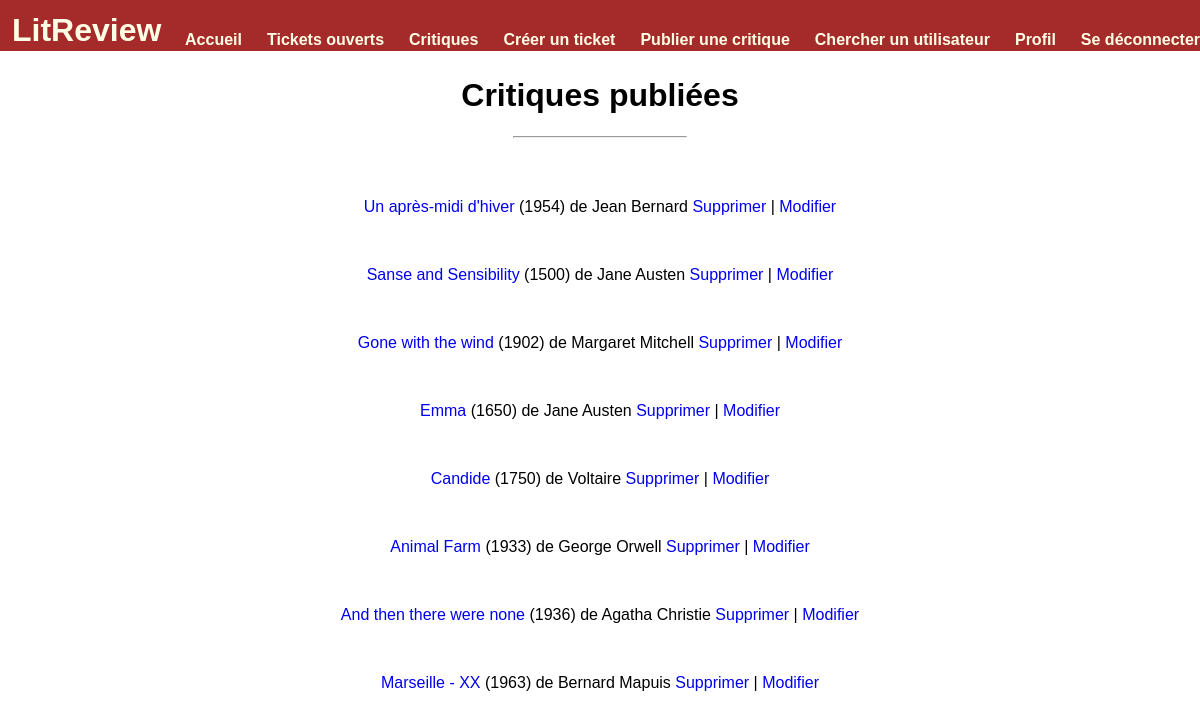
The app's page /profile/reviews/ (signed in), older data.
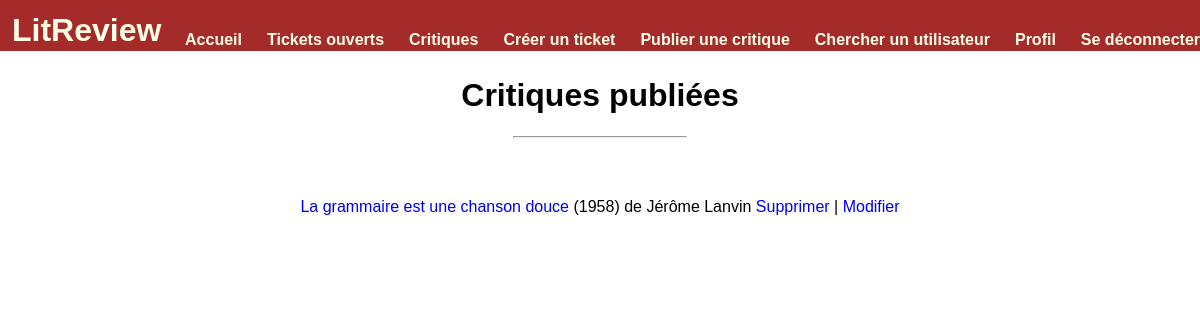
The same page, newer data.
### blog/models.py (models this page shows, shortened)
class Review(models.Model):
    RATING_CHOICE = [(1,"1"),(2,"2"),(3,"3"),(4,"4"),(5,"5")]
    ticket = models.ForeignKey(to=Ticket, on_delete=models.CASCADE, blank=True, null=True)
    rating = models.PositiveSmallIntegerField(verbose_name='Notes', choices=RATING_CHOICE)
    headline = models.CharField(verbose_name="Titre", max_length=128)
    body = models.TextField(verbose_name="Critique",max_length=8192, blank=True)
    user = models.ForeignKey(to=settings.AUTH_USER_MODEL, on_delete=models.CASCADE)
    time_created = models.DateTimeField(auto_now_add=True)
    content_reference = models.CharField(verbose_name='Titre de la référence', max_length=80, blank=True, null=True)
    content_author = models.CharField(verbose_name='Nom de l\'auteur', max_length=80, blank=True, null=True)
    content_picture = models.ImageField(verbose_name='Image', upload_to='ticket', blank=True, null=True)
    publication_year = models.IntegerField(verbose_name='Date de publication',
                                           validators=[MinValueValidator(-400),MaxValueValidator(datetime.date.today().year+1)],
                                           blank=True, null=True)
    def to_class_name(value):
        return value.__class__.__name__
    class Meta:
        ordering = ['-time_created']

### blog/views.py (the view)
# urls.py: path('profile/reviews/', views.profile_reviews, name='profile-reviews'),
@login_required
def profile_reviews(request):
    guest_reviews = Review.objects.filter(user=request.user)
    context = {
        'item_list': guest_reviews,
        'heading_one': 'Critiques publiées',
        'empty_message': 'Vous n\'avez pas encore publié de critique',
        'page_ref':'show-review',
        'delete_item': 'delete-review',
        'modify_item': 'modify-review',
    }
    return render(request, 'user/profile_list.html', context=context)

### blog/templates/user/profile_list.html (shortened to what this page needs)
{% extends 'base.html' %}
{% block content %}
<h1> {{ heading_one }} </h1>
<hr><br><br>
<div class="content-items">
{% if item_list %}
    {% for item in item_list %}
            <p>
                {% if item.status == False and item.to_class_name == "Ticket" %}
                    <a> {{item.content_reference }}</a>
                {% else %}
                    <a href="{% url page_ref item.id %}" >{{ item.content_reference }}</a>
                {% endif %}
                {% if item.publication_year %}
                    ({{item.publication_year}})
                {% endif %}
                de {{ item.content_author }}
                {% if item.status != True and item.to_class_name == 'Ticket' %}
                    <a> - Ticket fermé -> </a>
                    {% for review in review_list %}
                        {% if review.ticket.id == item.id %}
                            <a href="{% url 'show-review' review.id %}"> Critique </a>
                        {% endif %}
                    {% endfor %}
                {% else %}
                        <a href="{% url delete_item item.id %}" > Supprimer </a> |
                        <a href="{% url modify_item item.id %}" > Modifier </a>
                {% endif %}
            </p>
            <br>
    {% endfor %}
{% else %}
    <i> {{ empty_message }} </i>
{% endif %}
</div>
{% endblock %}

Row changes from the older to the newer data that the page shows:
removed Review: content_reference "Un après-midi d'hiver", publication_year "1954", content_author "Jean Bernard", shows "Supprimer"
removed Review: content_reference "Sanse and Sensibility", publication_year "1500", content_author "Jane Austen", shows "Supprimer"
removed Review: content_reference "Gone with the wind", publication_year "1902", content_author "Margaret Mitchell", shows "Supprimer"
removed Review: content_reference "Emma", publication_year "1650", content_author "Jane Austen", shows "Supprimer"
removed Review: content_reference "Candide", publication_year "1750", content_author "Voltaire", shows "Supprimer"
removed Review: content_reference "Animal Farm", publication_year "1933", content_author "George Orwell", shows "Supprimer"
removed Review: content_reference "And then there were none", publication_year "1936", content_author "Agatha Christie", shows "Supprimer"
removed Review: content_reference "Marseille - XX", publication_year "1963", content_author "Bernard Mapuis", shows "Supprimer"
added Review: content_reference "La grammaire est une chanson douce", publication_year "1958", content_author "Jérôme Lanvin", shows "Supprimer"
